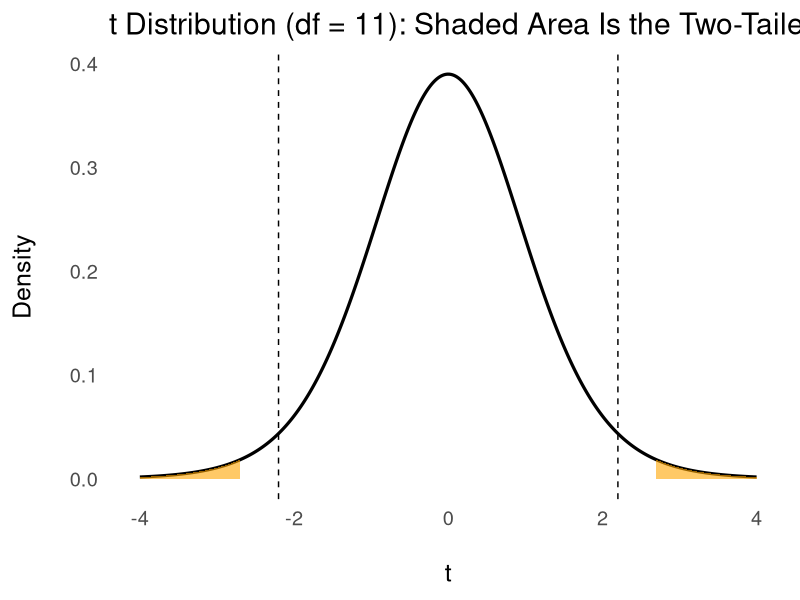

Write R code to recreate this figure.
## ---- chunk 1
#| label: study-data
#| code-fold: false
set.seed(seed = 348)
study_hours <- round(x = rnorm(n = 12, mean = 12, sd = 4), digits = 0)

study_hours

c(n = length(x = study_hours),
  mean = mean(x = study_hours),
  sd = sd(x = study_hours))
## ---- chunk 2
#| label: t-by-hand
#| code-fold: false
mu_0 <- 9                                  # the value in H0
n    <- length(x = study_hours)
m    <- mean(x = study_hours)
s    <- sd(x = study_hours)

se   <- s / sqrt(x = n)                    # estimated standard error
t    <- (m - mu_0) / se
df   <- n - 1

# Two-tailed p: area beyond |t| in one tail, doubled
p    <- 2 * pt(q = abs(x = t), df = df, lower.tail = FALSE)

# Critical value: the t that leaves 2.5% in each tail
t_crit <- qt(p = 0.975, df = df, lower.tail = TRUE)

c(se = se, t = t, df = df, p = p, t_crit = t_crit)
## ---- chunk 3
#| label: t-test
#| code-fold: false
t.test(x = study_hours, mu = 9, alternative = "two.sided", conf.level = 0.95)
## ---- chunk 4
#| label: plot-t-test
#| fig-width: 11
#| fig-height: 4.5
library(ggplot2)

curve_df <- data.frame(x = seq(from = -4, to = 4, by = 0.01))
curve_df$y <- dt(x = curve_df$x, df = 11)

ggplot(data = curve_df, mapping = aes(x = x, y = y)) +
  geom_line(linewidth = 1.1) +
  geom_area(data = subset(x = curve_df, subset = x >= abs(x = t)), fill = "orange", alpha = 0.6) +
  geom_area(data = subset(x = curve_df, subset = x <= -abs(x = t)), fill = "orange", alpha = 0.6) +
  geom_vline(xintercept = c(-t_crit, t_crit), linetype = "dashed") +
  theme_minimal(base_size = 18) +
  labs(
    title = "t Distribution (df = 11): Shaded Area Is the Two-Tailed p-Value",
    x = "\nt", y = "Density\n"
  ) +
  theme(panel.grid = element_blank())
## ---- chunk 5
#| label: cohens-d
#| code-fold: false
d <- (m - mu_0) / s
round(x = d, digits = 2)
## ---- chunk 6
#| label: sleep-data
#| code-fold: false
set.seed(seed = 133)
sleep_hours <- round(x = rnorm(n = 10, mean = 6.5, sd = 0.9), digits = 1)

sleep_hours
